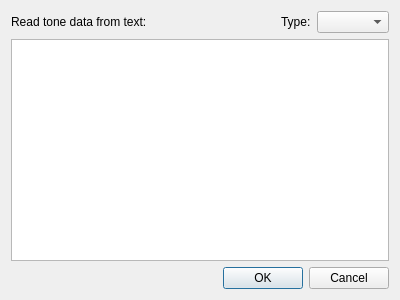
<?xml version="1.0" encoding="UTF-8"?>
<ui version="4.0">
 <class>ReadTextDialog</class>
 <widget class="QDialog" name="ReadTextDialog">
  <property name="geometry">
   <rect>
    <x>0</x>
    <y>0</y>
    <width>400</width>
    <height>300</height>
   </rect>
  </property>
  <property name="windowTitle">
   <string>Read text</string>
  </property>
  <layout class="QGridLayout" name="gridLayout">
   <item row="0" column="1">
    <spacer name="horizontalSpacer">
     <property name="orientation">
      <enum>Qt::Horizontal</enum>
     </property>
     <property name="sizeHint" stdset="0">
      <size>
       <width>40</width>
       <height>20</height>
      </size>
     </property>
    </spacer>
   </item>
   <item row="0" column="2">
    <widget class="QLabel" name="label_2">
     <property name="text">
      <string>Type:</string>
     </property>
    </widget>
   </item>
   <item row="0" column="0">
    <widget class="QLabel" name="label">
     <property name="text">
      <string>Read tone data from text:</string>
     </property>
    </widget>
   </item>
   <item row="0" column="3">
    <widget class="QComboBox" name="comboBox"/>
   </item>
   <item row="1" column="0" colspan="4">
    <widget class="QPlainTextEdit" name="plainTextEdit"/>
   </item>
   <item row="2" column="0" colspan="4">
    <widget class="QDialogButtonBox" name="buttonBox">
     <property name="orientation">
      <enum>Qt::Horizontal</enum>
     </property>
     <property name="standardButtons">
      <set>QDialogButtonBox::Cancel|QDialogButtonBox::Ok</set>
     </property>
    </widget>
   </item>
  </layout>
 </widget>
 <resources/>
 <connections>
  <connection>
   <sender>buttonBox</sender>
   <signal>accepted()</signal>
   <receiver>ReadTextDialog</receiver>
   <slot>accept()</slot>
   <hints>
    <hint type="sourcelabel">
     <x>248</x>
     <y>254</y>
    </hint>
    <hint type="destinationlabel">
     <x>157</x>
     <y>274</y>
    </hint>
   </hints>
  </connection>
  <connection>
   <sender>buttonBox</sender>
   <signal>rejected()</signal>
   <receiver>ReadTextDialog</receiver>
   <slot>reject()</slot>
   <hints>
    <hint type="sourcelabel">
     <x>316</x>
     <y>260</y>
    </hint>
    <hint type="destinationlabel">
     <x>286</x>
     <y>274</y>
    </hint>
   </hints>
  </connection>
 </connections>
</ui>
